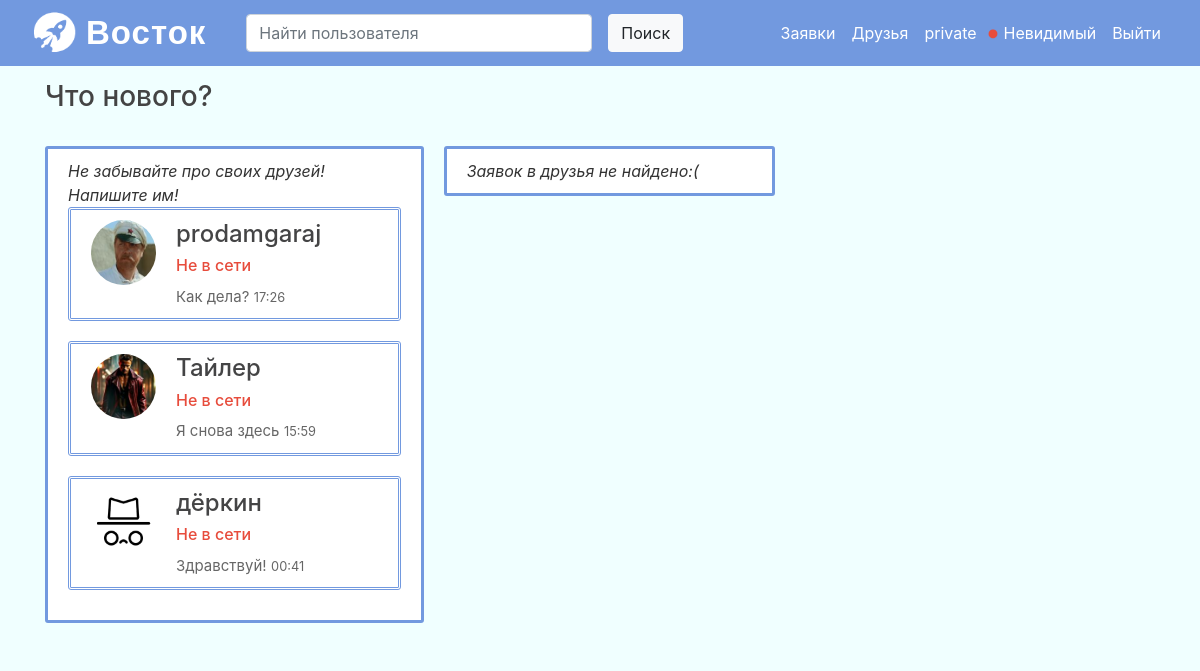
Screenshot of / (signed in) with the database file from the repository.
### mes/models.py (models this page shows, shortened)
class User(db.Model, UserMixin):
    id = db.Column(db.Integer, primary_key=True)
    username = db.Column(db.String(20), unique=True, nullable=False)
    status = db.Column(db.String(120))
    image_file = db.Column(db.String(20), nullable=False, default='default.jpg')
    password = db.Column(db.String(60), nullable=False)
    online = db.Column(db.Boolean, default=0)
    admin = db.Column(db.Boolean, default=0)
    banned = db.Column(db.String(40), default=None)
    followed = db.relationship('User',
                               secondary=followers,
                               primaryjoin=(followers.c.follower_id == id),
                               secondaryjoin=(followers.c.followed_id == id),
                               backref=db.backref('followers', lazy='dynamic'),
                               lazy='dynamic')
    requested_by = db.relationship('User',
                                   secondary=requests,
                                   primaryjoin=(requests.c.follower_id == id),
                                   secondaryjoin=(requests.c.followed_id == id),
                                   backref=db.backref('requests', lazy='dynamic'),
                                   lazy='dynamic')

class Chats(db.Model):
    id = db.Column(db.Integer, primary_key=True)
    message = db.Column(db.String(50), nullable=False)
    sender_id = db.Column(db.Integer, db.ForeignKey('user.id'), nullable=False)
    receiver_id = db.Column(db.Integer, db.ForeignKey('user.id'), nullable=False)
    date_posted = db.Column(db.DateTime, nullable=False, default=datetime.now)

### mes/routes.py (the view)
@app.route("/")
def home():
    if current_user.is_authenticated:
        messages = []
        users_requesting = User.query.join(followers, (followers.c.follower_id == User.id)).filter(
            followers.c.followed_id == current_user.id).all()
        users_requesting2 = User.query.join(requests, (requests.c.follower_id == User.id)).filter(
            requests.c.followed_id == current_user.id).all()
        for user in users_requesting:
            message = Chats.query.filter(or_(and_(Chats.sender_id == user.id,
                                                  Chats.receiver_id == current_user.id),
                                             and_(Chats.sender_id == current_user.id,
                                                  Chats.receiver_id == user.id))).order_by(
                Chats.date_posted.desc()).first()
            messages.append(message)
    else:
        return redirect(url_for('login'))
    return render_template('home.html', users_requesting=users_requesting, messages=messages,
                           users_requesting2=users_requesting2)

### mes/models.py (called while the page is built)
@loginManager.user_loader
def load_user(user_id):
    return User.query.get(int(user_id))

### mes/templates/home.html (shortened to what this page needs)
{% extends "layout.html" %}
{% block content %}
    <h3>Что нового?</h3>
    <br>
    <div class="media" style="">
    <div class="content-section w-5" style="background-color: #FFFFFF ; border: solid #7299df; ">
    {% if users_requesting == [] %}
        <i>Ваш список друзей пуст. Самое время добавить кого-нибудь!</i>
        <p></p>
        <br>
        <div>
        <a class="btn btn-secondary" href="{{ url_for('search' , username=search) }} " style="margin: 0 auto;display: block;">Найти</a></div>
    {% else %}
        <i>Не забывайте про своих друзей! Напишите им!</i>
                  {% for user in users_requesting %}
        <article class="media content-section" style="border: medium double #7299df;" id="requestwaiting {{ user.id }}">
             <a href="{{ url_for('chat' , user_id=user.id ) }}"><img class="rounded-circle article-img" src="{{ url_for('static', filename='profile_pics/' + user.image_file) }}"></a>
          <div class="media-body">
              <h4><a href="{{ url_for('chat' , user_id=user.id ) }}" style="text-decoration: none; color: #444445" class="article-title" >{{ user.username }}</a></h4>
                    {% if user.online %}
              <a class="activity mb-0"><h6 style="color: #05b714;">В сети</h6></a>
                    {% else %}
              <a class="activitymb-0"><h6 style="color: #e74c3c">Не в сети</h6></a>
                    {% endif %}
               {% for message in messages %}
                   {% if ((user.id == message.receiver_id) or (user.id == message.sender_id)) %}
                   <small style="font-size: 15px; color: #666;">{{ message.message }}</small>
                       <small class="" style="color: #666">{{ message.date_posted.strftime('%H:%M') }}</small>
                   {% endif %}{% endfor %}
          </div>
        </article>
{% endfor %}
    {% endif %}</div>
    <div class="content-section w-50" style="background-color: #FFFFFF ; border: solid #7299df; margin-left: 20px">
        {% if users_requesting2 == [] %}
        <i>Заявок в друзья не найдено:(</i>
    {% endif %}
                 </div>
{% endblock content %}

### mes/templates/layout.html (shortened to what this page needs)
<!DOCTYPE html>
<html>
<head>
    <link rel="stylesheet" href="https://maxcdn.bootstrapcdn.com/bootstrap/4.0.0/css/bootstrap.min.css">
    <link rel="stylesheet" type="text/css" href="../static/main.css">
</head>
<body style="background-color: #f0ffff">
    <header class="site-header">
      <nav class="navbar navbar-expand-md navbar-dark bg-steel fixed-top" style="background-color: #7299df;" >
        <div class="container-fluid" style="background-color:  #7299df;">
        <a href="/">
            <img id="myImage" src="../static/site_pics/rocket2.png" alt="Rocket"></a>
        {% if current_user.admin == True %}
          <a class="navbar-brand " style="font-family: Futura, Trebuchet MS, Arial, sans-serif; font-size: 33px; font-style: normal; font-variant: normal; font-weight: 700; line-height: 16.4px;  letter-spacing: 1px; color: white ;" href="/">Восток<sub style="font-size: 10px">admin</sub></a>
        {% else %}
            <a class="navbar-brand " style="font-family: Futura, Trebuchet MS, Arial, sans-serif; font-size: 33px; font-style: normal; font-variant: normal; font-weight: 700; line-height: 16.4px;  letter-spacing: 1px; color: white ;" href="/">Восток</a>
        {% endif %}
          <div class="collapse navbar-collapse" id="navbarToggle">
            <div class="navbar-nav mr-auto">
              <form class="form-inline" action=" {{ url_for('search' , username=search) }}">
                  <input class="form-control ml-sm-4 mr-sm-3 md-sm-4" size="27" name="search" type="search" placeholder="Найти пользователя" aria-label="Search">
                  <button class="btn btn-light" type="submit">Поиск</button>
              </form>
            </div>
            <div class="navbar-nav">
              {% if current_user.is_authenticated %}
                <a class="nav-item nav-link" style="color: white ;"href="{{ url_for('handle_request') }}">Заявки</a>
                <a class="nav-item nav-link" style="color: white ;"href="{{ url_for('friend_list') }}">Друзья</a>
                <a class="nav-item nav-link" style="color: white ;"href="{{ url_for('account' , username=current_user.username) }}">{{ current_user.username }}</a>
                   {% if current_user.online == False %}
                <img id="status" style="margin-top: 16px; margin-right: -2px; margin-left: 3px;" src="../static/site_pics/offline.png" alt="Offline" width="10" height="10">
                <a class="nav-item nav-link" style="color: white ;"href="{{ url_for('change_status')}}">Невидимый</a>
                                             {% endif %}
                <a class="nav-item nav-link" style="color: white ;"href="{{ url_for('logout') }}">Выйти</a>
              {% else %}
               <a class="nav-item nav-link" style="color: white ;"href="{{ url_for('login') }}">Вход</a>
               <a class="nav-item nav-link" style="color: white ;" href="{{ url_for('register') }}">Регистрация</a>
              {% endif %}
            </div>
          </div>
        </div>
      </nav>
    </header>
     <main role="main" class="container" style="background-color: #f0ffff">
      <div class="row" style="">
        <div class="col-md-8" style="">
                       {% block content %}{% endblock %}
        </div>
      </div>
    </main>
</body>
</html>

### mes/static/main.css (style rules this page uses)
button { background: #FFFFFF; }
body { background: #fafafa; color: #333333; margin-top: 5rem; }
h1, h2, h3, h4, h5, h6 { color: #444444; }
.bg-steel { background-color: #5f788a; }
.site-header .navbar-nav .nav-link { color: #cbd5db; }
.content-section { background: #ffffff; padding: 10px 20px; border: 1px solid #dddddd; border-radius: 3px; margin-bottom: 20px; }
.article-title { color: #444444; }
.article-img { height: 65px; width: 65px; margin-right: 16px; }
.container img { margin-right: 20px; }

### mes/templates/layout.html (style rules this page uses)
#myImage { margin-right: 5px; width: 50px; height: 50px; }

### rows the page displays
User: username "private"
User: image_file (picture), username "prodamgaraj", online "Не в сети"
Chats: message "Как дела?", date_posted "17:26"
User: image_file (picture), username "Тайлер", online "Не в сети"
Chats: message "Я снова здесь", date_posted "15:59"
User: image_file (placeholder picture), username "дёркин", online "Не в сети"
Chats: message "Здравствуй!", date_posted "00:41"
